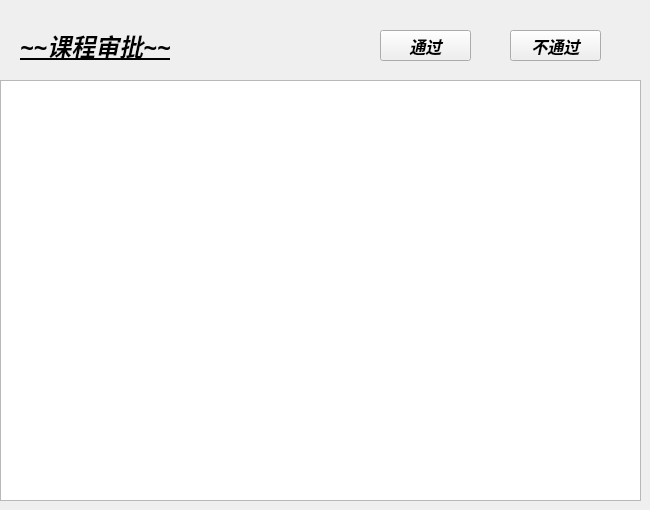
   <widget class="QWidget" name="page_12">
    <widget class="QLabel" name="label_29">
     <property name="geometry">
      <rect>
       <x>20</x>
       <y>30</y>
       <width>211</width>
       <height>31</height>
      </rect>
     </property>
     <property name="font">
      <font>
       <family>幼圆</family>
       <pointsize>18</pointsize>
       <weight>75</weight>
       <italic>true</italic>
       <bold>true</bold>
       <underline>true</underline>
      </font>
     </property>
     <property name="text">
      <string>~~课程审批~~</string>
     </property>
    </widget>
    <widget class="QTableView" name="tableView_7">
     <property name="geometry">
      <rect>
       <x>0</x>
       <y>80</y>
       <width>641</width>
       <height>421</height>
      </rect>
     </property>
    </widget>
    <widget class="QPushButton" name="pushButton_4">
     <property name="geometry">
      <rect>
       <x>380</x>
       <y>30</y>
       <width>91</width>
       <height>31</height>
      </rect>
     </property>
     <property name="font">
      <font>
       <family>幼圆</family>
       <pointsize>12</pointsize>
       <weight>75</weight>
       <italic>true</italic>
       <bold>true</bold>
      </font>
     </property>
     <property name="styleSheet">
      <string notr="true"/>
     </property>
     <property name="text">
      <string>通过</string>
     </property>
    </widget>
    <widget class="QPushButton" name="pushButton_5">
     <property name="geometry">
      <rect>
       <x>510</x>
       <y>30</y>
       <width>91</width>
       <height>31</height>
      </rect>
     </property>
     <property name="font">
      <font>
       <family>幼圆</family>
       <pointsize>12</pointsize>
       <weight>75</weight>
       <italic>true</italic>
       <bold>true</bold>
      </font>
     </property>
     <property name="styleSheet">
      <string notr="true"/>
     </property>
     <property name="text">
      <string>不通过</string>
     </property>
    </widget>
   </widget>
